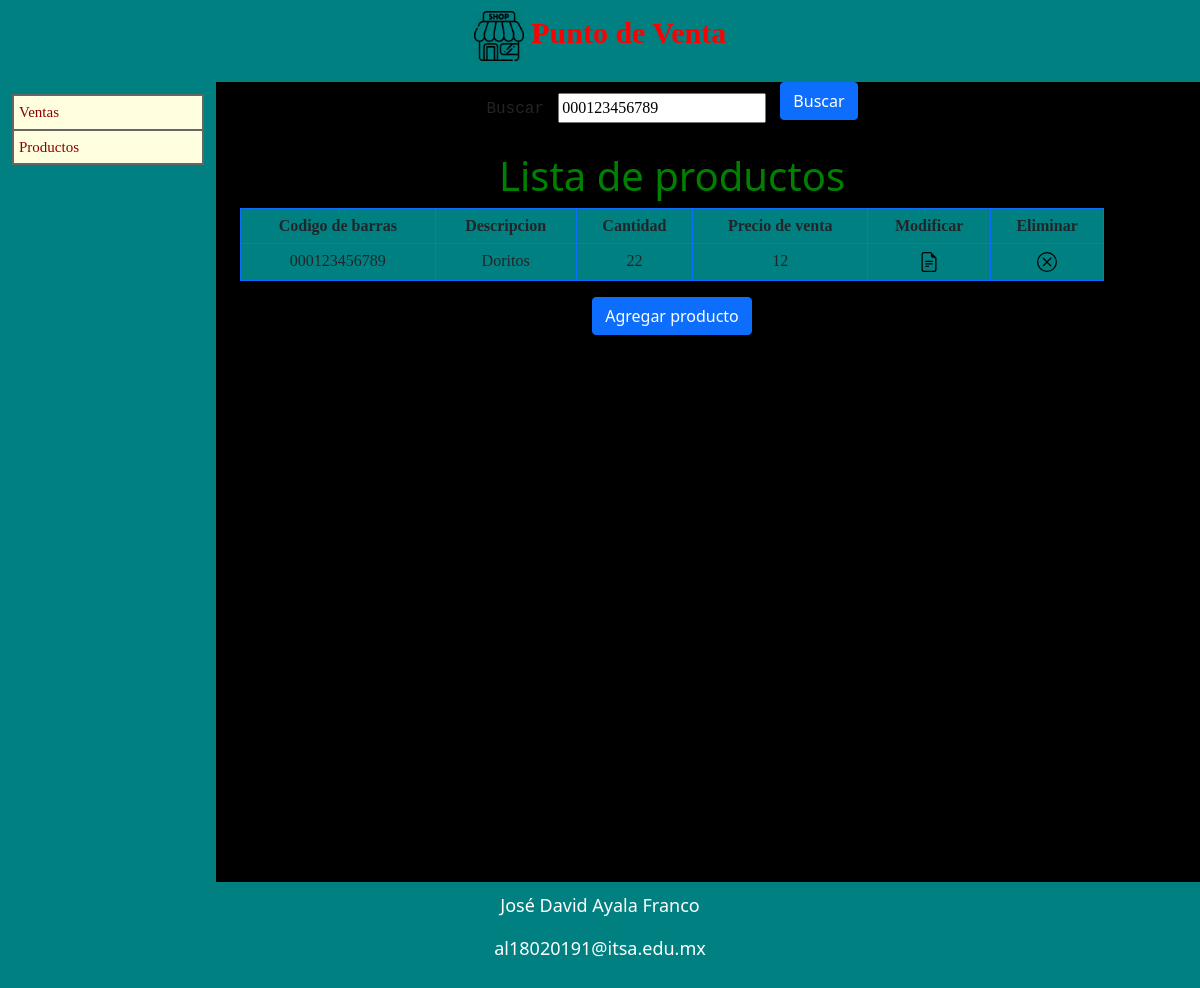
Page /index_productos.php?texto_buscar=000123456789 on the committed database.
### tables this page shows
CREATE TABLE `productos` (
  `id_producto` int NOT NULL,
  `codigo_barras` varchar(12) NOT NULL,
  `descripcion` varchar(30) NOT NULL,
  `cantidad` int NOT NULL DEFAULT '0',
  `precio_venta` double NOT NULL,
  `fecha_modificacion` datetime NOT NULL
);

### index_productos.php (the view, shortened to what this page needs)
<?php
if (isset($_GET["texto_buscar"])) {
    $texto_buscar = $_GET["texto_buscar"];
} else {
    $texto_buscar = "";
}
?>
<html>
    <head>
        <link href="https://cdn.jsdelivr.net/npm/bootstrap@5.0.0-beta3/dist/css/bootstrap.min.css" rel="stylesheet">
        <link rel="stylesheet" type="text/css" href="estilos/estilo.css" media="screen" />
    </head>
    <body>
        <div class="encabezado">
        </div>
        <div class="menu">
        </div>
        <div class="contenido">
            <form>
                <label>Buscar</label>
                <input type="text" name="texto_buscar" autofocus="autofocus"
                       placeholder="Introduce codigo de barras o descripcion"
                       value="<?php echo $texto_buscar; ?>" />
                <button type="submit" class="btn btn-primary mb-3" name="buscar">Buscar</button>
                <br/>
            </form>
            <h1>Lista de productos</h1>
            <table class="table table-bordered border-primary">
                <tr>
                    <th scope="col">Codigo de barras</th>
                    <th scope="col">Descripcion</th>
                    <th scope="col">Cantidad</th>
                    <th scope="col">Precio de venta</th>
                    <th scope="col">Modificar</th>
                    <th scope="col">Eliminar</th>
                </tr>
                <?php
                require_once 'conexion.php';
                $sql = "SELECT * FROM productos
                    WHERE codigo_barras like '%$texto_buscar%'
                        OR descripcion like '%$texto_buscar%'";
                $resultado = $db->query($sql);
                while ($registro = $resultado->fetch_array()) {
                    echo '<tr>';
                    echo '<td>' . $registro['codigo_barras'] . '</td>';
                    echo '<td>' . $registro['descripcion'] . '</td>';
                    echo '<td>' . $registro['cantidad'] . '</td>';
                    echo '<td>' . $registro['precio_venta'] . '</td>';
                    echo '<td><a href="modificar.php?codigo_barras=' . $registro["codigo_barras"] . '"><img src="imagenes/file-earmark-text.svg" width="20" height="20"></a></td>';
                    echo '<td><a href="eliminar.php?codigo_barras=' . $registro["codigo_barras"] . '"><img src="imagenes/x-circle.svg" width="20" height="20"></a></td>';
                    echo '</tr>';
                }
                ?>
            </table>
            <button type="submit" class="btn btn-primary mb-3" onclick="location.href = 'agregar.php'">Agregar producto</button>
        </div>
        <div class="pie">
        </div>
    </body>
</html>

### estilos/estilo.css (style rules this page uses)
body { background-color: black; }
h1 { color: green; }
label { font-family: monospace; margin-top: 10px; margin-bottom: 10px; margin-right: 10px; }
.encabezado { background: teal; color: red; font-family: fantasy; font-size: 30px; font-weight: bolder; text-align: center; padding-bottom: 5px; padding-top: 10px; padding-left: 5px; padding-right: 5px; }
.menu { background-color: teal; width: 18%; height: 100%; float:left; padding: 1% 1% 1% 1%; }
.contenido { background-color: black; height: 100%; width: 76%; float:left; text-align: center; padding: 0% 2% 2% 2%; }
.pie { clear: left; background-color: teal; color: white; font-family: unset; font-size: 18px; text-align: center; padding-bottom: 10px; padding-top: 10px; padding-left: 10px; padding-right: 10px; }
ul.menu_principal { width: 100%; list-style: none; margin: 0; padding: 0; font-family: var; font-size: 15px; border: 1px solid #666; }
ul.menu_principal li { background: lightyellow; border: 1px solid #666; }
ul.menu_principal li a { text-decoration: none; color: darkred; display: block; padding: 5px 5px 5px 5px; }
input { font-family: cursive; font-size: 16px; height: 30px; margin-top: 5px; margin-bottom: 5px; margin-right: 10px; }
table { background-color: teal; text-align: center; margin: 0 auto; }
th, td { font-family: initial; font-size: 16px; background-color: red; }
th { background-color: red; }

### rows in the picture
productos: codigo_barras "000123456789", descripcion "Doritos", cantidad "22", precio_venta "12"
